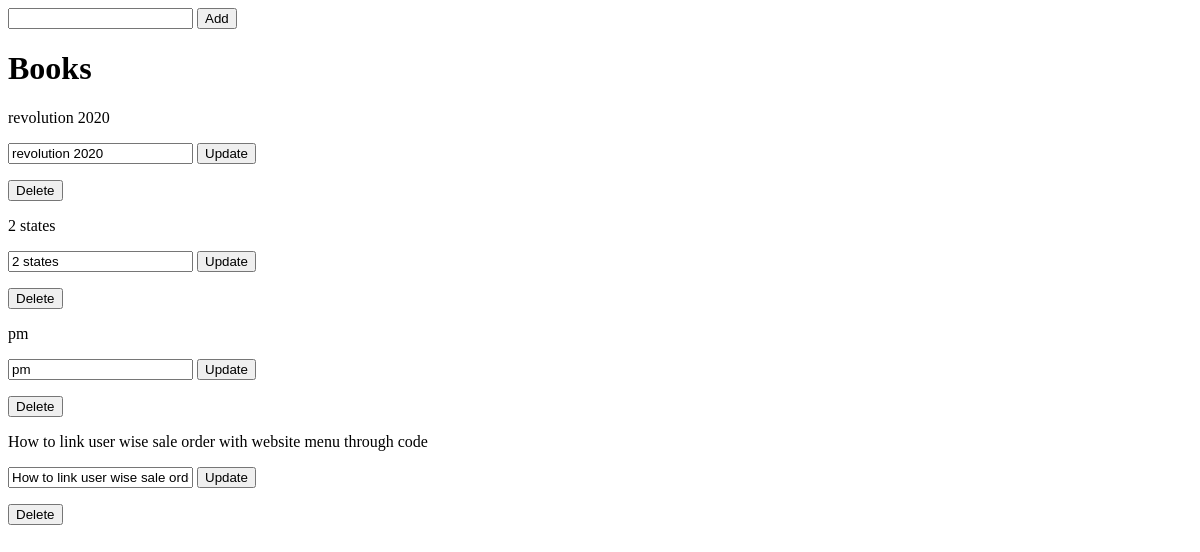
The app's page /, older data.
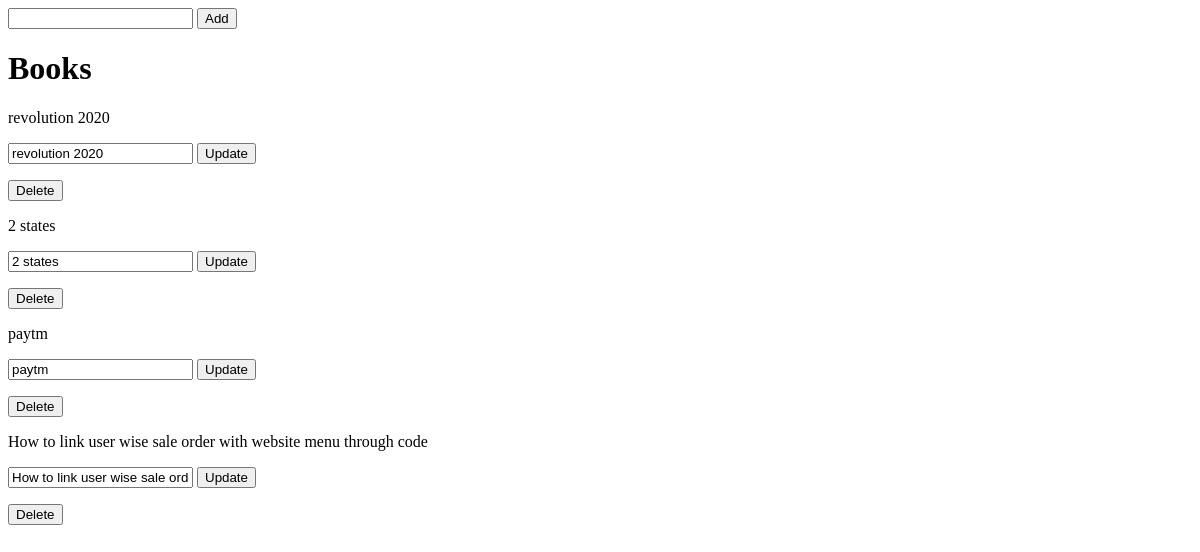
The same page, newer data.
### bookmanager.py (models this page shows, shortened)
class Book(db.Model):
    title = db.Column(db.String(80), unique=True, nullable=False, primary_key=True)

### bookmanager.py (the view)
@app.route("/", methods=["GET", "POST"])
def home():
    if request.form:
        book = Book(title=request.form.get("title"))
        db.session.add(book)
        db.session.commit()
    books = Book.query.all()
    return render_template("home.html", books=books)

### templates/home.html (shortened to what this page needs)
<html>
  <body>
    <form method="POST" action="/">
      <input type="text" name="title">
      <input type="submit" value="Add">
    </form>
    <h1>Books</h1>
    {% for book in books %}
      <p>{{book.title}}</p>
      <form method="POST" action="./update">
        <input type="text" value="{{book.title}}" name="newtitle">
        <input type="submit" value="Update">
      </form>
      <form method="POST" action="./delete">
        <input type="submit" value="Delete">
      </form>
      {% endfor %}
  </body>
</html>

Row changes from the older to the newer data that the page shows:
removed Book: title "pm", newtitle "pm"
added Book: title "paytm", newtitle "paytm"
